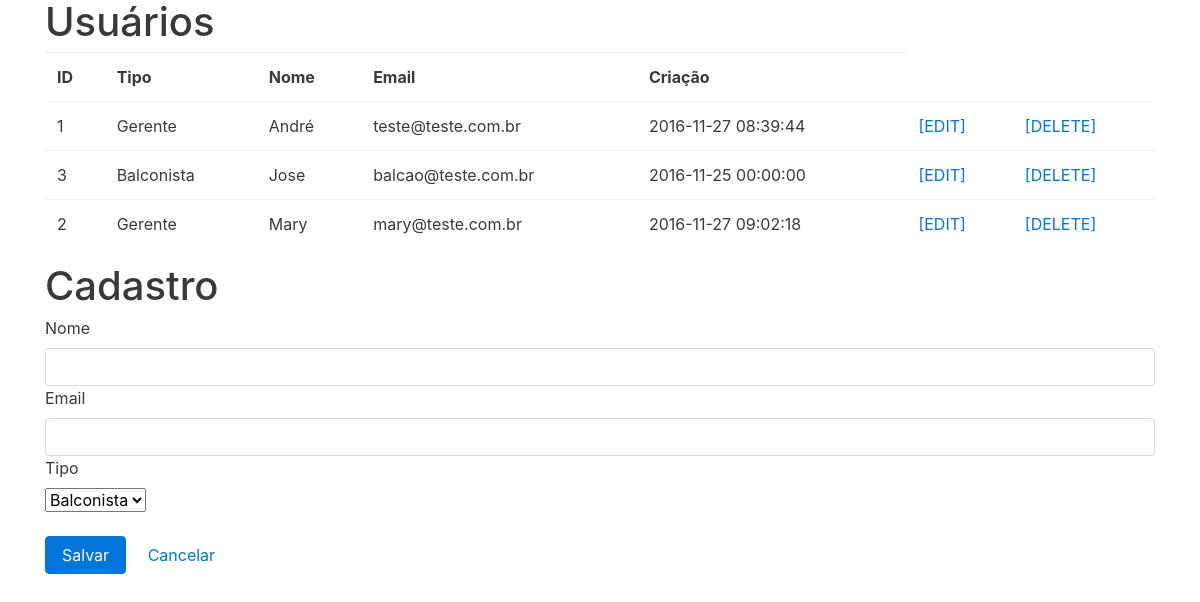
The app's page /index.php/usuario with its own data.
### tables this page shows
CREATE TABLE IF NOT EXISTS `usuario` (
  `id` int(11) NOT NULL AUTO_INCREMENT,
  `type_id` int(11) DEFAULT NULL,
  `name` varchar(255) DEFAULT NULL,
  `email` varchar(255) DEFAULT NULL,
  `created_at` datetime DEFAULT NULL,
  PRIMARY KEY (`id`),
  KEY `fk_type_id` (`type_id`)
);

CREATE TABLE IF NOT EXISTS `tipo` (
  `type_id` int(11) NOT NULL AUTO_INCREMENT,
  `name` varchar(255) DEFAULT NULL,
  `created_at` datetime DEFAULT NULL,
  PRIMARY KEY (`type_id`)
);

### application/controllers/Usuario.php (called while the page is built, shortened)
<?php
class Usuario extends CI_Controller {
	public function index(){
		$this->load->model("usuario_model");
		$this->load->model("tipo_model");
		$this->load->helper(array("url","form"));
		$lista_usuarios = $this->usuario_model->buscaTodos();
		$lista_tipos = $this->tipo_model->buscaTodosSelect();
		$dados = array("usuarios" => $lista_usuarios, "tipos" => $lista_tipos);
		$this->load->view("usuario/index.php", $dados);
	}
}
?>

### index.php (called while the page is built, shortened)
<?php
require_once BASEPATH.'core/CodeIgniter.php';

### application/models/usuario_model.php (called while the page is built, shortened)
<?php
class Usuario_model extends CI_Model {
	public function buscaTodos(){
		return $this->db->query("SELECT a.email,a.id,a.name,a.created_at, a.type_id,b.name as `tipo` FROM usuario a JOIN tipo b ON a.type_id = b.type_id ORDER BY a.name")->result();
	}
}
?>

### application/views/usuario/index.php (the view, shortened to what this page needs)
<!DOCTYPE html>
<html>
<head>
	<link rel='stylesheet' href='<?php echo base_url("css/bootstrap.css") ?>'>
</head>
<body>
	<div class='container'>
		<h1>Usuários</h1>
		<table class='table'>
			<tr>
				<th>ID</th>
				<th>Tipo</th>
				<th>Nome</th>
				<th>Email</th>
				<th>Criação</th>
			</tr>
			<?php
				foreach($usuarios as $usuario){
			?>
			<tr>
				<td><?php echo $usuario->id ?></td>
				<td><?php echo $usuario->tipo ?> </td>
				<td><?php echo $usuario->name ?> </td>
				<td><?php echo $usuario->email ?> </td>
				<td><?php echo $usuario->created_at ?> </td>
				<td><a href="<?php echo base_url() . 'usuario/edita/' . $usuario->id; ?>">[EDIT]</a></td>
				<td><a href="<?php echo base_url() . 'usuario/deleta/' . $usuario->id ?>">[DELETE]</a></td>
			</tr>
			<?php
				}
			?>
		</table>
		<h1>Cadastro</h1>
		<?php
			if(isset($dados_usuario)){
				echo form_open("usuario/altera",array('id'=>'formUsuario'));
			}else{
				echo form_open("usuario/salva",array('id'=>'formUsuario'));
			}
			echo form_label("Nome", "nome");
			echo form_input(array(
					"name"=>"nome",
					"id"=>"nome",
					"class"=>"form-control",
					"maxlength"=> "255",
					"value"=> isset($dados_usuario) ? $dados_usuario[0]->name : ""
			));
			echo form_label("Email", "email");
			echo form_input(array(
					"name"=>"email",
					"id"=>"email",
					"class"=>"form-control",
					"maxlength"=> "255",
					"value"=> isset($dados_usuario) ? $dados_usuario[0]->email : ""
				));
			echo form_label("Tipo", "tipo");
			echo '<br>';
			echo form_dropdown('tipo_id', $tipos, (isset($dados_usuario) ? $dados_usuario[0]->type_id : ""),array("id"=>"tipo"));
			echo '<br><br>';
			echo form_button(array(
					"content"=>"Salvar",
					"class"=>"btn btn-primary",
					"type" =>"submit",
					"id" => "btn"
				));
			echo "<a href='".base_url()."' class='btn btn-cancel'>Cancelar</a>";
			echo form_close();
		?>
</body>
</html>

### records on screen
usuario: id "1", type.name "Gerente", name "André", email "teste@teste.com.br", created_at "2016-11-27 08:39:44"
usuario: id "3", type.name "Balconista", name "Jose", email "balcao@teste.com.br", created_at "2016-11-25 00:00:00"
usuario: id "2", type.name "Gerente", name "Mary", email "mary@teste.com.br", created_at "2016-11-27 09:02:18"

### other values on screen
form_label("Nome", "nome") "Nome"
form_label("Email", "email") "Email"
form_label("Tipo", "tipo") "Tipo"
